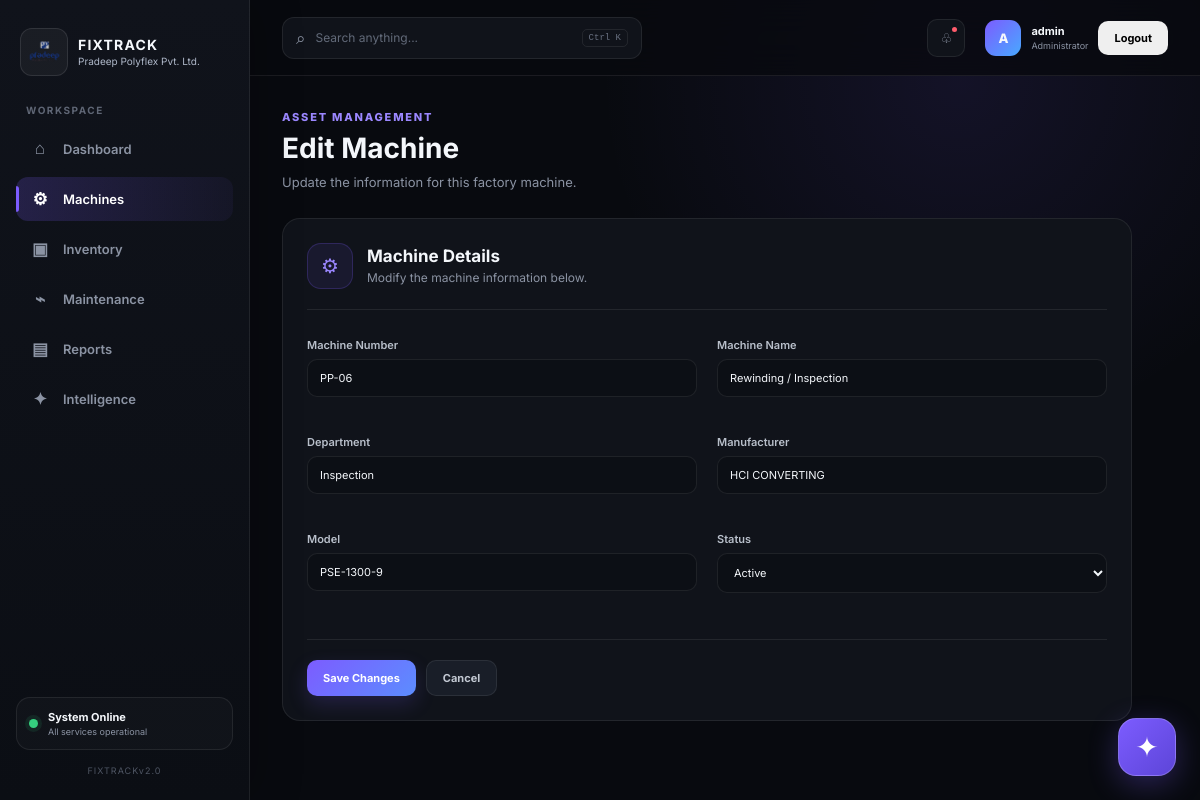
/machines/edit/7 (signed in), run on the app's committed database.
### tables this page shows
CREATE TABLE users (
            id INTEGER PRIMARY KEY AUTOINCREMENT,
            username TEXT UNIQUE NOT NULL,
            password TEXT NOT NULL
        , role TEXT NOT NULL DEFAULT 'user');

CREATE TABLE machines (
            id INTEGER PRIMARY KEY AUTOINCREMENT,
            machine_number TEXT UNIQUE NOT NULL,
            machine_name TEXT NOT NULL,
            department TEXT,
            manufacturer TEXT,
            model TEXT,
            status TEXT DEFAULT 'Active'
        );

### routes/machines.py (the view, shortened to what this page needs)
@machines_bp.route(
    "/edit/<int:machine_id>",
    methods=["GET", "POST"]
)
def edit_machine(machine_id):
    require_admin()
    connection = get_connection()
    try:
        machine = connection.execute(
            "SELECT * FROM machines WHERE id = ?",
            (machine_id,)
        ).fetchone()
        if machine is None:
            abort(404)
    except Exception:
        connection.rollback()
        raise
    finally:
        connection.close()
    return render_template(
        "machines/edit.html",
        machine=machine
    )

### database.py (called while the page is built)
def get_connection():
    connection = sqlite3.connect(str(DATABASE), timeout=10)
    connection.row_factory = sqlite3.Row
    connection.execute("PRAGMA foreign_keys = ON")
    return connection

### routes/machines.py (called while the page is built)
def require_admin():
    if session.get("role") != "admin":
        abort(403)

### templates/machines/edit.html (shortened to what this page needs)
{% extends "base.html" %}
{% block content %}
<div class="page-header">
    <div>
        <div class="eyebrow">ASSET MANAGEMENT</div>
        <h1>Edit Machine</h1>
        <p>Update the information for this factory machine.</p>
    </div>
</div>
<div class="form-card">
    <div class="form-card-header">
        <div class="form-card-icon">⚙</div>
        <div>
            <h2>Machine Details</h2>
            <p>Modify the machine information below.</p>
        </div>
    </div>
    <form method="POST">
        <div class="form-grid">
            <div class="form-group">
                <label>Machine Number</label>
                <input
                    type="text"
                    name="machine_number"
                    value="{{ machine['machine_number'] }}"
                    required
                >
            </div>
            <div class="form-group">
                <label>Machine Name</label>
                <input
                    type="text"
                    name="machine_name"
                    value="{{ machine['machine_name'] }}"
                    required
                >
            </div>
            <div class="form-group">
                <label>Department</label>
                <input
                    type="text"
                    name="department"
                    value="{{ machine['department'] or '' }}"
                >
            </div>
            <div class="form-group">
                <label>Manufacturer</label>
                <input
                    type="text"
                    name="manufacturer"
                    value="{{ machine['manufacturer'] or '' }}"
                >
            </div>
            <div class="form-group">
                <label>Model</label>
                <input
                    type="text"
                    name="model"
                    value="{{ machine['model'] or '' }}"
                >
            </div>
            <div class="form-group">
                <label>Status</label>
                <select name="status">
                    <option
                        value="Active"
                    >
                        Active
                    </option>
                </select>
            </div>
        </div>
        <div class="form-actions">
            <button
                type="submit"
                class="btn btn-primary"
            >
                Save Changes
            </button>
            <a
                href="{{ url_for('machines.machines') }}"
                class="btn btn-secondary"
            >
                Cancel
            </a>
        </div>
    </form>
</div>
{% endblock %}

### templates/components/navbar.html (shortened to what this page needs)
<header class="topbar">
    <div class="topbar-search">
        <span class="search-icon">⌕</span>
        <input type="text" placeholder="Search anything..." id="globalSearch">
        <kbd>Ctrl K</kbd>
    </div>
    <div class="topbar-actions">
        <button class="icon-button" onclick="showToast('No new notifications')" title="Notifications">♧<span class="notification-dot"></span></button>
        <div class="user-menu">
            <div class="user-avatar">{{ session.get('username', 'U')[0] | upper }}</div>
            <div class="user-details">
                <strong>{{ session.get('username', 'User') }}</strong>
                <span>{% if session.get('role') == 'admin' %}Administrator{% else %}User{% endif %}</span>
            </div>
            <form action="{{ url_for('auth.logout') }}" method="POST">
                <button type="submit" class="btn btn-outline-danger btn-sm">Logout</button>
            </form>
        </div>
    </div>
</header>

### data on the page
users: username "A", get "admin"
machines: machine_number "PP-06", machine_name "Rewinding / Inspection", department "Inspection", manufacturer "HCI CONVERTING", model "PSE-1300-9"
